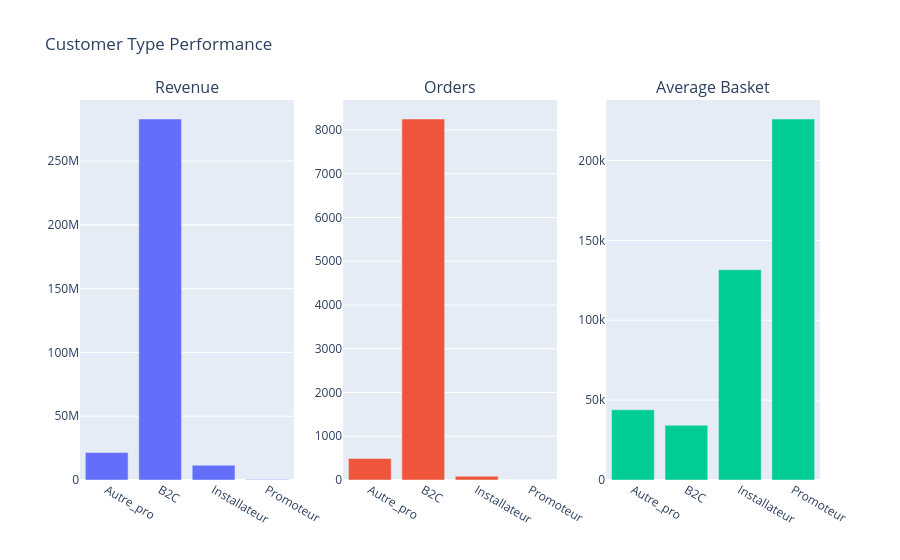

The notebook cell saved with this chart:
### Code cell
perf = performance_per_customer_type(valid_sales)

fig = make_subplots(
    rows=1, cols=3,
    subplot_titles=("Revenue", "Orders", "Average Basket")
)

fig.add_trace(
    go.Bar(x=perf["customer_type_inferred"], y=perf["Revenue"], name="Revenue"),
    row=1, col=1
)
fig.add_trace(
    go.Bar(x=perf["customer_type_inferred"], y=perf["Orders"], name="Orders"),
    row=1, col=2
)
fig.add_trace(
    go.Bar(x=perf["customer_type_inferred"], y=perf["Average_Basket"], name="Average Basket"),
    row=1, col=3
)

fig.update_layout(title_text="Customer Type Performance", showlegend=False)
fig.show()

### Figure 1 — Plotly figure (JSON) as saved in the notebook; plotly's stock layout.template omitted (floating-point values rounded to 4 significant figures)
{"data": [{"name": "Revenue", "type": "bar", "x": ["Autre_pro", "B2C", "Installateur", "Promoteur"], "xaxis": "x", "y": [21580000.0, 282900000.0, 11580000.0, 452000.0], "yaxis": "y"}, {"name": "Orders", "type": "bar", "x": ["Autre_pro", "B2C", "Installateur", "Promoteur"], "xaxis": "x2", "y": [491, 8250, 88, 2], "yaxis": "y2"}, {"name": "Average Basket", "type": "bar", "x": ["Autre_pro", "B2C", "Installateur", "Promoteur"], "xaxis": "x3", "y": [43950.0, 34290.0, 131600.0, 226000.0], "yaxis": "y3"}], "layout": {"annotations": [{"font": {"size": 16}, "showarrow": false, "text": "Revenue", "x": 0.1444, "xanchor": "center", "xref": "paper", "y": 1.0, "yanchor": "bottom", "yref": "paper"}, {"font": {"size": 16}, "showarrow": false, "text": "Orders", "x": 0.5, "xanchor": "center", "xref": "paper", "y": 1.0, "yanchor": "bottom", "yref": "paper"}, {"font": {"size": 16}, "showarrow": false, "text": "Average Basket", "x": 0.8556, "xanchor": "center", "xref": "paper", "y": 1.0, "yanchor": "bottom", "yref": "paper"}], "showlegend": false, "title": {"text": "Customer Type Performance"}, "xaxis": {"anchor": "y", "domain": [0.0, 0.2889]}, "xaxis2": {"anchor": "y2", "domain": [0.3556, 0.6444]}, "xaxis3": {"anchor": "y3", "domain": [0.7111, 1.0]}, "yaxis": {"anchor": "x", "domain": [0.0, 1.0]}, "yaxis2": {"anchor": "x2", "domain": [0.0, 1.0]}, "yaxis3": {"anchor": "x3", "domain": [0.0, 1.0]}}}
